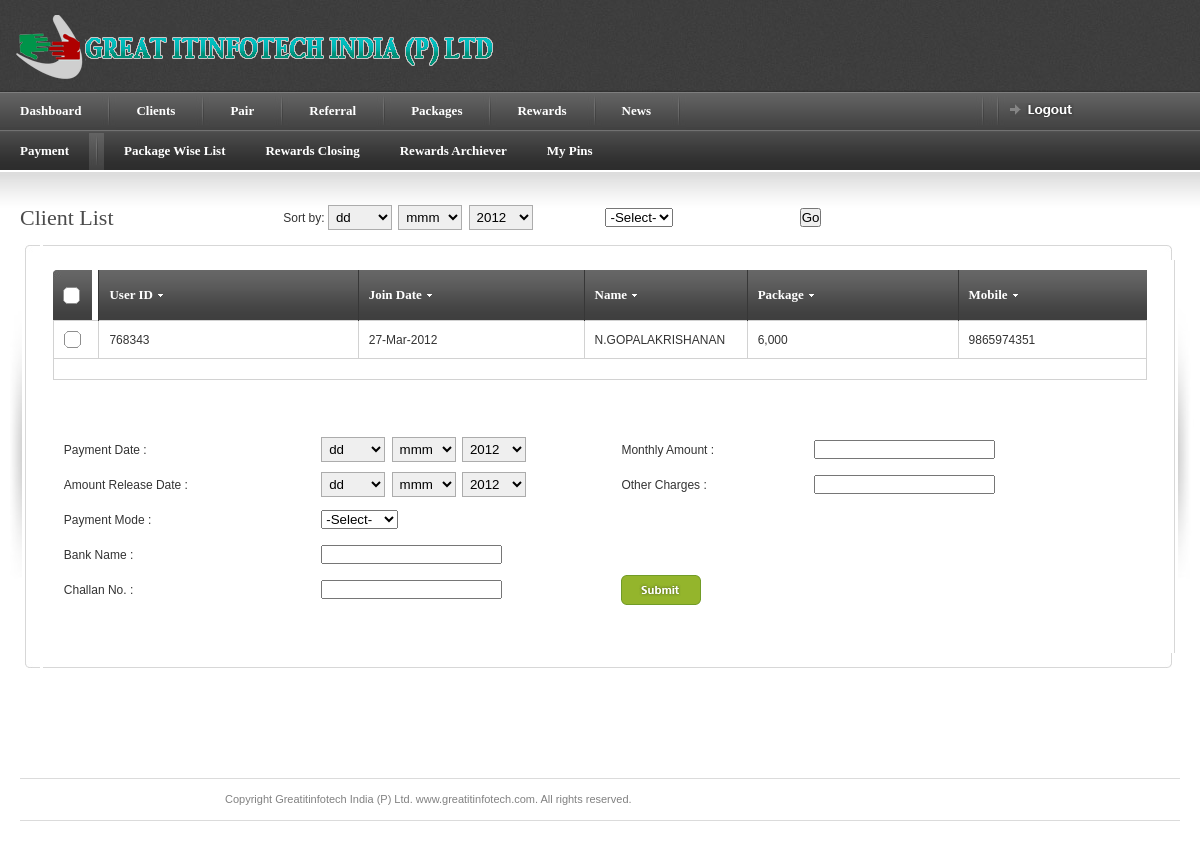
The app's page /admin/old_month_payment.php (signed in) with its own data.
### tables this page shows
CREATE TABLE IF NOT EXISTS `client_list` (
  `client_id` int(50) NOT NULL AUTO_INCREMENT,
  `pin_no` varchar(20) NOT NULL,
  `upline_id` varchar(20) NOT NULL,
  `ref_id` varchar(20) NOT NULL,
  `client_tag` varchar(10) NOT NULL,
  `user_id` varchar(20) NOT NULL,
  `usr_pswd` varchar(30) NOT NULL,
  `usr_name` varchar(50) NOT NULL,
  `usr_father` varchar(50) NOT NULL,
  `usr_nominee` varchar(50) NOT NULL,
  `nominee_relation` varchar(20) NOT NULL,
  `nominee_age` int(10) NOT NULL,
  `nominee_mble` varchar(20) NOT NULL,
  `address` text NOT NULL,
  `email_id` text NOT NULL,
  `package_id` int(10) NOT NULL,
  `package_amut` varchar(20) NOT NULL,
  `mobile` varchar(16) NOT NULL,
  `occupation` varchar(50) NOT NULL,
  `pan_no` text NOT NULL,
  `education` varchar(40) NOT NULL,
  `city` varchar(30) NOT NULL,
  `state` varchar(30) NOT NULL,
  `country` varchar(30) NOT NULL,
  `payment_mode` varchar(20) NOT NULL,
  `bnk_name` text NOT NULL,
  `bnk_acct_no` text NOT NULL,
  `bnk_branch` text NOT NULL,
  `bnk_phone` varchar(30) NOT NULL,
  `bnk_IFSC` varchar(20) NOT NULL,
  `join_dte` date NOT NULL,
  `nxt_pymnt_dte` date NOT NULL,
  `created_dte` date NOT NULL,
  PRIMARY KEY (`client_id`)
);

### admin/old_month_payment.php (the view, shortened to what this page needs)
<?php
$yy = 2012;
$srtsql = "where created_dte = ''";
$limit = 50;
$page = $_GET['page'];
if($page)
	$start = ($page - 1) * $limit;
else
	$start = 0;
	$pagination = "";
?>
<!DOCTYPE html PUBLIC "-//W3C//DTD XHTML 1.0 Strict//EN" "http://www.w3.org/TR/xhtml1/DTD/xhtml1-strict.dtd">
<html xmlns="http://www.w3.org/1999/xhtml">
<head>
<link rel="stylesheet" href="css/screen.css" type="text/css" media="screen" title="default" />
<link rel="stylesheet" href="css/datePicker.css" type="text/css" />
</head>
<body>
<?php require_once("header.php"); ?>
<div id="content-outer">
<div id="content">
	<div id="page-heading">
		<form name="frm" id="frm" method="get" action="">
		<table width="100%" border="0" cellspacing="0" cellpadding="0">
  <tr>
    <td width="18%"><h1>Client List </h1></td>
    <td width="30%" align="center">
	Sort by:
		<select name="dd" class="styledselect-day" id="dd">
		<option value="">dd</option>
		</select>
		<select name="mm" class="styledselect-month" id="mm">
		<option value="">mmm</option>
		</select>
		<select name="yy"  class="styledselect-year"  id="yy">
		<?php for($y=2012; $y<=2020; $y++) { ?>
		<option value="<?php echo $y; ?>" <?php if($yy==$y){ echo "selected"; } ?>><?php echo $y; ?></option>
		<?php } ?>
		</select></td>
    <td width="9%" align="center">
	<select name="package" id="package">
	<option>-Select-</option>
	</select>
	</td>
    <td width="20%" align="center"><input type="hidden" name="srt" id="srt" value="y" />
      <input type="submit" name="submit2" id="submit2" value="Go" onclick="return chck_val();" /></td>
    <td width="4%">&nbsp;</td>
    <td width="19%">&nbsp;</td>
  </tr>
</table>
        </form>
	</div>
	<table border="0" width="100%" cellpadding="0" cellspacing="0" id="content-table">
	<tr>
		<th width="20" rowspan="3" class="sized"><img src="images/shared/side_shadowleft.jpg" width="20" height="300" alt="" /></th>
		<th width="15" class="topleft"></th>
		<td width="696" id="tbl-border-top">&nbsp;</td>
		<td width="212" id="tbl-border-top">&nbsp;</td>
		<th width="15" class="topright"></th>
		<th width="20" rowspan="3" class="sized"><img src="images/shared/side_shadowright.jpg" width="20" height="300" alt="" /></th>
	</tr>
	<tr>
		<td id="tbl-border-left"></td>
		<td colspan="2" align="center">
		<div id="content-table-inner">
		  <div id="table-content">
		    <form name="mainform" id="mainform" method="post" action="old_mnthpymnt_ins.php">
		      <table border="0" width="100%" cellpadding="0" cellspacing="0" id="product-table">
				<tr>
					<th width="39" class="table-header-check"><a id="toggle-all" ></a> </th>
					<th width="224" class="table-header-repeat line-left minwidth-1"><a href="">User ID </a>	</th>
					<th width="195" class="table-header-repeat line-left minwidth-1"><a href="">Join Date</a></th>
					<th width="98" class="table-header-repeat line-left minwidth-1"><a href="">Name</a></th>
					<th width="182" class="table-header-repeat line-left"><a href="">Package</a></th>
					<th width="163" class="table-header-repeat line-left"><a href="">Mobile</a></th>
				  </tr>
			   <?php
				$sqlstr = "select * from client_list $srtsql  LIMIT $start, $limit";
				$res = mysql_query($sqlstr) or die(mysql_error());
				$numresult = mysql_num_rows($res);
				if($numresult!=0)
				{
				 $clr = 1;
				 while($result = mysql_fetch_array($res))
				 {
				   $rwclr = "class='alternate-row'";
				 ?>
				<tr <?php if($clr==2) { echo $rwclr; } ?>>
					<td><input type="checkbox" name="client_id[]" id="client_id" value="<?php echo $result['client_id']; ?>" /></td>
					<td><?php echo $result['user_id']; ?></td>
					<td><?php echo date("d-M-Y",strtotime($result['join_dte'])); ?></td>
					<td><?php echo $result['usr_name']; ?></td>
					<td><?php echo $result['package_amut']; ?></td>
					<td><?php echo $result['mobile']; ?></td>
				  </tr>
				<?php $clr++; } } else { ?>
				<tr><td colspan="6">No Clients..</td></tr>
				<?php } ?>
				<tr>
				  <td colspan="6" align="center"><?php echo $pagination; ?></td>
				  </tr>
				</table>
			  <br />
		      <br />
		      <table width="98%" height="166" border="0" cellpadding="1" cellspacing="1">
                <tr>
                  <td width="24%" height="35">Payment Date : </td>
                  <td width="28%" height="35">
				      <select name="pay_dte" class="styledselect-day" id="pay_dte">
                      <option value="">dd</option>
                      </select>
                      <select name="pay_mnth" class="styledselect-month" id="pay_mnth">
                      <option value="">mmm</option>
                      </select>
                      <select name="pay_yr"  class="styledselect-year"  id="pay_yr">
                        <?php for($y=2012; $y<=2020; $y++) { ?>
                        <option value="<?php echo $y; ?>" <?php if($y=='2012') { echo "selected"; } ?>><?php echo $y; ?></option>
                        <?php } ?>
                    </select></td>
                  <td width="18%" height="35"> Monthly Amount : </td>
                  <td width="25%" height="35"><input name="mnth_amount" type="text" id="mnth_amount" /></td>
                  <td width="5%" height="35"> </td>
                </tr>
                <tr>
                  <td height="35">Amount Release Date : </td>
                  <td width="28%" height="35"><select name="rlse_dte" class="styledselect-day" id="rlse_dte">
                      <option value="">dd</option>
                    </select>
                      <select name="rlse_mnth" class="styledselect-month" id="rlse_mnth">
                        <option value="">mmm</option>
                      </select>
                       <select name="rlse_yr"  class="styledselect-year"  id="rlse_yr">
                       <?php for($ry=2012; $ry<=2020; $ry++) { ?>
                       <option value="<?php echo $ry; ?>" <?php if($ry=='2012') { echo "selected"; } ?>><?php echo $ry; ?></option>
                       <?php } ?>
                       </select>				    </td>
                  <td height="35">Other Charges : </td>
                  <td height="35"><input name="other_chrgs" type="text" id="other_chrgs" /></td>
                  <td height="35">&nbsp;</td>
                </tr>
                <tr>
                  <td height="35">Payment Mode : </td>
                  <td height="35">
				  <select name="pay_mode" id="pay_mode">
				  <option value="">-Select-</option>
				  </select>				  </td>
                  <td height="35">&nbsp;</td>
                  <td height="35">&nbsp;</td>
                  <td height="35">&nbsp;</td>
                </tr>
                <tr>
                  <td height="35">Bank Name : </td>
                  <td height="35"><input name="bnk_nme" type="text" id="bnk_nme" /></td>
                  <td height="35">&nbsp;</td>
                  <td height="35">&nbsp;</td>
                  <td height="35">&nbsp;</td>
                </tr>
                <tr>
                  <td height="35">Challan No. : </td>
                  <td height="35"><input name="challen_no" type="text" id="challen_no" /></td>
                  <td height="35"><input name="button" type="submit" class="form-submit" value=""/> </td>
                  <td height="35">&nbsp;</td>
                  <td height="35">&nbsp;</td>
                </tr>
              </table>
		      <br />
		    </form>
		    </div>
	    </div>		</td>
		<td id="tbl-border-right"></td>
	</tr>
	<tr>
		<th class="sized bottomleft"></th>
		<td colspan="2" id="tbl-border-bottom">&nbsp;</td>
		<th class="sized bottomright"></th>
	</tr>
	</table>
</div>
</div>
<?php require_once("footer.php"); ?>
</body>
</html>

### admin/css/screen.css (style rules this page uses)
* { margin: 0; padding: 0; }
html, body { height: 100%; }
body { background: #fff; color: #393939; font-family: Arial; font-size: 0px; line-height: 0; }
#content-outer { background: url(../images/shared/content_repeat.jpg) repeat-x; }
#content { color: #333; font-family: Arial, Helvetica, sans-serif; font-size: 12px; line-height: 18px; margin: 0 auto 0 auto; max-width: 1260px; min-width: 780px; padding: 35px 0px 30px 0px; }
#content-table { font-size: 0px; line-height: 0px; }
#content-table th.sized { height: 15px; width: 15px; padding: 0; margin: 0; font-size: 0px; line-height: 0px; }
#content-table-inner { font-size: 12px; line-height: 12px; padding: 10px 0 20px 0; }
#tbl-border-top { background: url(../images/shared/border_bit.jpg) top repeat-x; line-height: 0;font-size: 0px; height: 15px; }
#tbl-border-bottom { background: url(../images/shared/border_bit.jpg) bottom repeat-x; line-height: 0;font-size: 0px; height: 15px; }
#tbl-border-left { background: url(../images/shared/border_bit.jpg) left repeat-y; }
#tbl-border-right { background: url(../images/shared/border_bit.jpg) right repeat-y; }
#table-content { line-height: 16px; margin: 0 10px 10px 10px; min-height: 300px; }
.topleft { background: url(../images/shared/corner_top_left.jpg) no-repeat; width:15px; height:15px; }
.topright { background: url(../images/shared/corner_top_right.jpg) no-repeat; width:15px; height:15px; }
.bottomleft { background: url(../images/shared/corner_bottom_left.jpg) no-repeat; width:15px; height:15px; }
.bottomright { background: url(../images/shared/corner_bottom_right.jpg) no-repeat; width:15px; height:15px; }
#page-heading { margin: 0 0 15px 20px; }
h1 { color: #4b4b4b; font-family: Tahoma; font-size: 22px; line-height: 24px; font-weight: normal; }
#product-table { margin-bottom: 20px; }
#product-table th { height: 50px; text-align: left; }
#product-table .minwidth-1 { min-width: 110px; }
#product-table td { border: 1px solid #d2d2d2; padding: 10px 0 10px 10px; }
.table-header-check { background: url(../images/table/table_header_checkbox.jpg) no-repeat; border: none; min-width: 29px; padding: 0px 0 0 10px; width: 29px; }
.table-header-repeat { background: url(../images/table/table_header_repeat.jpg) repeat-x; border: none; font-size: 0px; line-height: 0; padding: 0px 0 0 0; }
.table-header-options a, .table-header-repeat a { background: url(../images/table/table_sort_arrow.gif) right no-repeat; color: #fff; font-family: Tahoma; font-size: 13px; font-weight: bold; line-height: 14px; margin: 0 0 0 10px; padding: 0 10px 0 0; }
th.line-left { border-left: 1px solid #373737; }
#toggle-all { display: block; width: 17px; height:17px; cursor: pointer; background: url(../images/shared/checkbox.gif) 0 -17px; }
.form-submit { background: url(../images/forms/form_submit.gif) no-repeat; border: none; cursor: pointer; display: block; float: left; height: 30px; margin: 0 4px 0 0; padding: 0; text-indent: -3000px; width: 80px; }
.styledselect-day , .styledselect-month , .styledselect-year { border: 1px solid #acacac; margin-right: 3px; padding: 3px; width: 64px; }
table { border-collapse: collapse; }
a { outline: none; text-decoration: none; }
img { border: 0; }
form { margin: 0; padding: 0; }

### records on screen
client_list: user "768343", join_dte "27-Mar-2012", usr_name "N.GOPALAKRISHANAN", package_amut "6,000", mobile "9865974351"

### other values on screen
form field yy "2012"
form field pay_yr "2012"
form field rlse_yr "2012"
